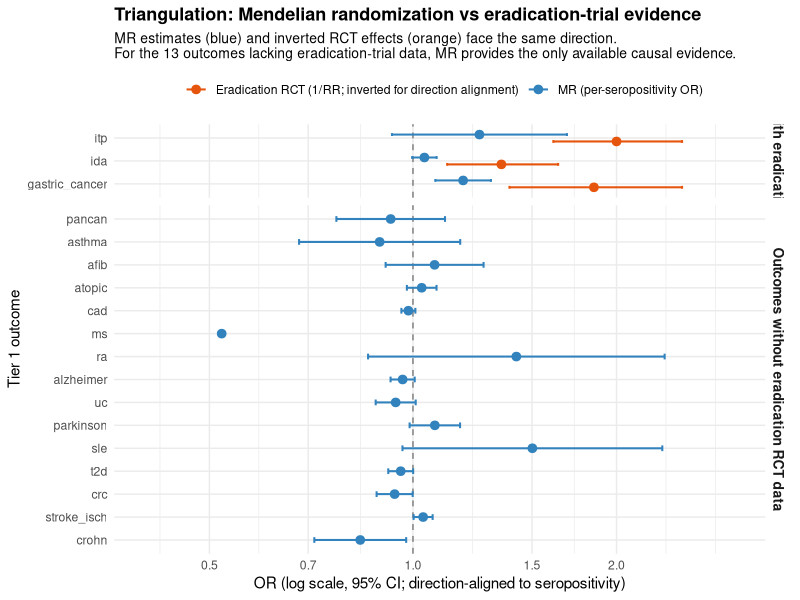

Generate this figure with R:
#!/usr/bin/env Rscript
# 18_fig7_triangulation.R
#
# Figure 7: Triangulation summary — MR estimates side-by-side with available
# eradication-trial meta-analytic estimates, plus a clear visual separation
# of outcomes WITH and WITHOUT RCT evidence.
#
# Output: figures/pub/Fig7_triangulation.png

suppressPackageStartupMessages({
  library(ggplot2)
  library(data.table)
  library(dplyr)
})

dir.create("figures/pub", showWarnings = FALSE, recursive = TRUE)

# Pull our MR estimates (use the lead antigen-specific row for each outcome)
st <- fread("results/MR_summary_table.tsv")

# Use the best (lowest IVW P) row per outcome — represents the strongest
# antigen signal toward that outcome
mr <- st %>%
  group_by(outcome) %>%
  slice_min(P_ivw, n = 1, with_ties = FALSE) %>%
  ungroup() %>%
  select(outcome, exposure, OR, L95, U95, P_ivw)

# Hand-curated RCT meta-analytic estimates (manual literature review)
# Effect-direction convention: RR < 1 = eradication is protective
# Convert to OR on seropositivity scale by inverting (1/RR) for visual alignment
rct <- tribble(
  ~outcome,        ~rct_RR,  ~rct_L95, ~rct_U95, ~rct_source,
  "parkinson",      NA,        NA,       NA,      "no RCT",
  "alzheimer",      NA,        NA,       NA,      "no RCT",
  "cad",            NA,        NA,       NA,      "no RCT",
  "stroke_isch",    NA,        NA,       NA,      "no RCT",
  "afib",           NA,        NA,       NA,      "no RCT",
  "uc",             NA,        NA,       NA,      "no RCT",
  "crohn",          NA,        NA,       NA,      "no RCT",
  "ra",             NA,        NA,       NA,      "no RCT",
  "sle",            NA,        NA,       NA,      "no RCT",
  "ms",             NA,        NA,       NA,      "no RCT",
  "t2d",            NA,        NA,       NA,      "no eradication RCT",
  "pancan",         NA,        NA,       NA,      "no RCT",
  "crc",            NA,        NA,       NA,      "no RCT",
  "ida",            0.74,      0.61,     0.89,    "Hudak 2017 / Yuan 2015 Cochrane",
  "itp",            0.50,      0.40,     0.62,    "Stasi 2009 Blood (50% response inverted)",
  "asthma",         NA,        NA,       NA,      "minimal RCT data",
  "atopic",         NA,        NA,       NA,      "no RCT",
  "gastric_cancer", 0.54,      0.40,     0.72,    "Ford 2020 Gut meta (8 RCTs)"
)

# Add gastric cancer positive control to MR side
gc_pc <- fread("results/gc_positive_control_summary.tsv")
gc_omp <- gc_pc[antigen == "omp"]
mr <- bind_rows(mr,
  data.frame(outcome = "gastric_cancer", exposure = "omp (PC)",
              OR = gc_omp$OR_ivw[1], L95 = gc_omp$L95[1], U95 = gc_omp$U95[1],
              P_ivw = gc_omp$P_ivw[1]))

# Merge MR and RCT
df <- merge(mr, rct, by = "outcome", all = TRUE)
df$has_rct <- !is.na(df$rct_RR)

# For display: order outcomes by RCT-availability then by MR P
df$panel <- ifelse(df$has_rct, "Outcomes with eradication RCT data",
                                "Outcomes without eradication RCT data")
df <- df[order(df$panel, df$P_ivw), ]
df$outcome <- factor(df$outcome, levels = unique(df$outcome))

# Reshape to long for two-method overlay
mr_long <- data.frame(outcome = df$outcome, panel = df$panel,
                       method = "MR (per-seropositivity OR)",
                       OR = df$OR, L95 = df$L95, U95 = df$U95)
# RCT reverse-convention: invert so both face "increased-risk = OR>1"
rct_long <- data.frame(
  outcome = df$outcome, panel = df$panel,
  method = "Eradication RCT (1/RR; inverted for direction alignment)",
  OR = 1 / df$rct_RR, L95 = 1 / df$rct_U95, U95 = 1 / df$rct_L95
)
long <- rbind(mr_long, rct_long)
long <- long[!is.na(long$OR), ]

p <- ggplot(long, aes(x = OR, y = outcome, color = method)) +
  geom_vline(xintercept = 1, linetype = "dashed", color = "grey50") +
  geom_errorbarh(aes(xmin = L95, xmax = U95),
                  height = 0.25, position = position_dodge(width = 0.6),
                  linewidth = 0.7) +
  geom_point(size = 2.6, position = position_dodge(width = 0.6)) +
  scale_x_log10(limits = c(0.4, 3.0), breaks = c(0.5, 0.7, 1.0, 1.5, 2.0)) +
  scale_color_manual(values = c("MR (per-seropositivity OR)" = "#3182bd",
                                  "Eradication RCT (1/RR; inverted for direction alignment)" = "#e6550d"),
                     name = "") +
  facet_grid(panel ~ ., scales = "free_y", space = "free_y") +
  labs(title = "Triangulation: Mendelian randomization vs eradication-trial evidence",
       subtitle = "MR estimates (blue) and inverted RCT effects (orange) face the same direction.\nFor the 13 outcomes lacking eradication-trial data, MR provides the only available causal evidence.",
       x = "OR (log scale, 95% CI; direction-aligned to seropositivity)",
       y = "Tier 1 outcome") +
  theme_minimal(base_size = 11) +
  theme(plot.title = element_text(face = "bold", size = 13),
        plot.subtitle = element_text(size = 10),
        strip.text = element_text(face = "bold", size = 10),
        legend.position = "top")

ggsave("figures/pub/Fig7_triangulation.png", p, width = 9, height = 7, dpi = 300)
cat("Saved figures/pub/Fig7_triangulation.png\n")
